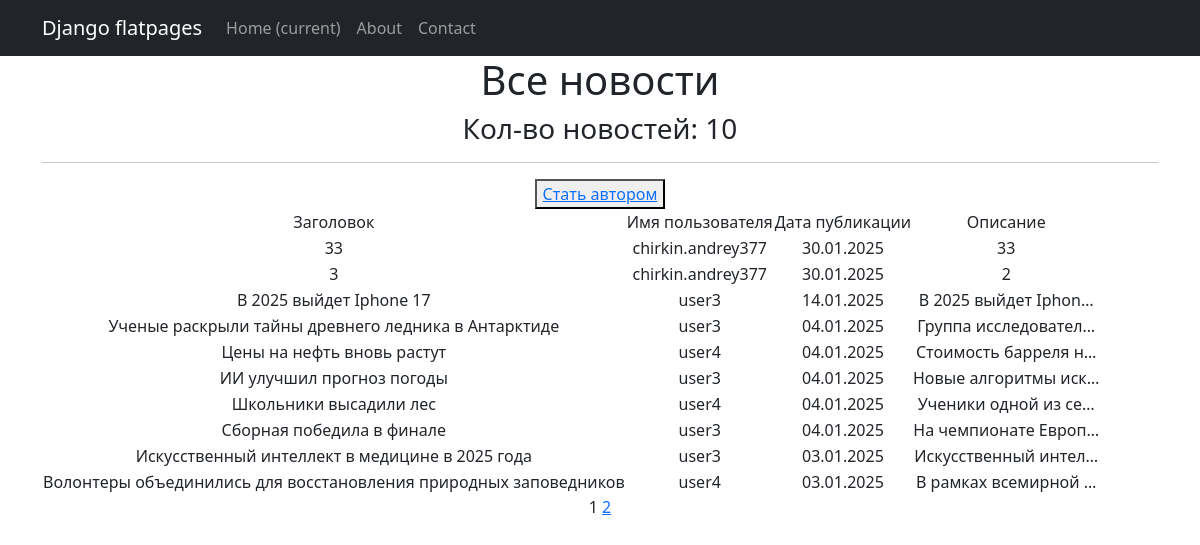
Page /news/ on the committed database.
### models_app/models.py (models this page shows, shortened)
class Post(models.Model):
    ARTICLE = 'AR'
    NEWS = 'NW'
    POST_TYPE_CHOICES = [
        (ARTICLE, 'Article'),
        (NEWS, 'News'),
    ]
    author = models.ForeignKey(Author, on_delete=models.CASCADE, related_name='posts')
    post_type = models.CharField(max_length=2, choices=POST_TYPE_CHOICES, default=ARTICLE)
    created_at = models.DateTimeField(auto_now_add=True)
    categories = models.ManyToManyField(Category, related_name='posts')
    title = models.CharField(max_length=255)
    content = models.TextField()
    rating = models.IntegerField(default=0)

class Author(models.Model):
    user = models.OneToOneField(User, on_delete=models.CASCADE, related_name='author')
    rating = models.IntegerField(default=0)

### models_app/views.py (the view)
# urls.py: path('news/', cache_page(60)(NewsList.as_view()), name='news_list'),
class NewsList(ListView):
    model = Post
    queryset = Post.objects.filter(post_type='NW').order_by('-created_at')
    template_name = 'news_list.html'
    context_object_name = 'news_list'
    paginate_by = 10
    def get_context_data(self, **kwargs):
        context = super().get_context_data(**kwargs)
        context['is_not_premium'] = not self.request.user.groups.filter(name='authors').exists()
        return context

### models_app/templatetags/custom_filters.py (called while the page is built)
@register.filter()
def censor(string):
    bad_words = ["убийство", "фальсификация", "хакеры"]
    if not isinstance(string, str):
        raise ValueError("Фильтр 'censor' можно применять только к строкам.")
    cleaned_string = ''.join(char for char in string if char.isalnum() or char.isspace()) #очистка строки от спец символов (!,$, и т.д.)
    words = cleaned_string.split()
    for word in words:
        if word.lower() in bad_words:
            censored_word = word[0] + "*" * (len(word) - 1)
            string = string.replace(word, censored_word)
    return string

@register.simple_tag(takes_context=True)
def url_replace(context, **kwargs):
   d = context['request'].GET.copy()
   for k, v in kwargs.items():
       d[k] = v
   return d.urlencode()

### templates/news_list.html (shortened to what this page needs)
{% extends 'flatpages/default.html' %}
{% load custom_filters %}
{% block content %}
<h1> Все новости </h1>
<h3> Кол-во новостей: {{ news_list|length }} </h3>
<hr>
{% if is_not_premium %}
<button> <a href="/sign/upgrade/"> Стать автором</a> </button>
{% endif %}
{% if news_list %}
    <table>
           <tr>
               <td>Заголовок</td>
               <td>Имя пользователя</td>
               <td>Дата публикации</td>
               <td>Описание</td>
           </tr>
           {% for news in news_list %}
           <tr>
               <td>{{ news.title|censor }}</td>
               <td>{{ news.author.user.username }}</td>
               <td>{{ news.created_at|date:'d.m.Y' }}</td>
               <td>{{ news.content|censor|truncatechars:20 }}</td>
           </tr>
           {% endfor %}
       </table>
{% else %}
    <h2> Новостей нет! </h2>
{% endif %}
   {{ page_obj.number }}
   {% if page_obj.has_next %}
       <a href="?{% url_replace page=page_obj.next_page_number %}">{{ page_obj.next_page_number }}</a>
   {% endif %}
{% endblock content %}

### rows in the picture
Post: title|censor "33", author.user.username "chirkin.andrey377", created_at "30.01.2025", content|censor "33"
Post: title|censor "3", author.user.username "chirkin.andrey377", created_at "30.01.2025", content|censor "2"
Post: title|censor "В 2025 выйдет Iphone 17", author.user.username "user3", created_at "14.01.2025", content|censor "В 2025 выйдет Iphon…"
Post: title|censor "Ученые раскрыли тайны древнего ледника в Антарктиде", author.user.username "user3", created_at "04.01.2025", content|censor "Группа исследовател…"
Post: title|censor "Цены на нефть вновь растут", author.user.username "user4", created_at "04.01.2025", content|censor "Стоимость барреля н…"
Post: title|censor "ИИ улучшил прогноз погоды", author.user.username "user3", created_at "04.01.2025", content|censor "Новые алгоритмы иск…"
Post: title|censor "Школьники высадили лес", author.user.username "user4", created_at "04.01.2025", content|censor "Ученики одной из се…"
Post: title|censor "Сборная победила в финале", author.user.username "user3", created_at "04.01.2025", content|censor "На чемпионате Европ…"
Post: title|censor "Искусственный интеллект в медицине в 2025 года", author.user.username "user3", created_at "03.01.2025", content|censor "Искусственный интел…"
Post: title|censor "Волонтеры объединились для восстановления природных заповедников", author.user.username "user4", created_at "03.01.2025", content|censor "В рамках всемирной …"

### other values in the picture
{{ news_list|length }} "10"
{{ page_obj.number }} "1"
{{ page_obj.next_page_number }} "2"
